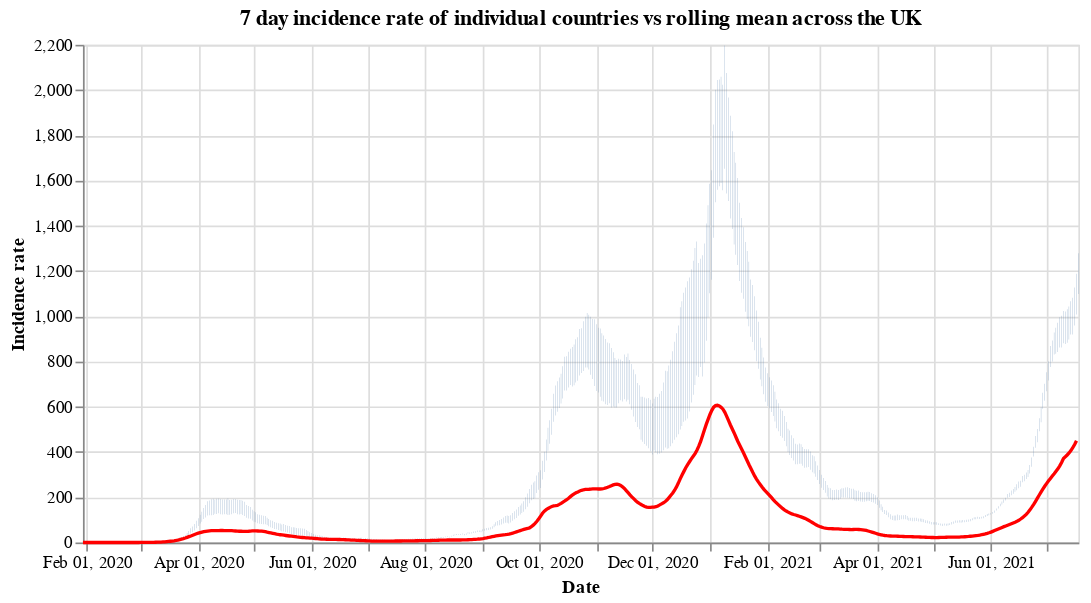

Here is the notebook cell this chart was saved with:
### Code cell
#collapse
countries = uk_cases['areaName'].unique()
countries.sort()

selection = alt.selection_single(
    name='Select',
    fields=['areaName'],
    init={'areaName': 'Wales'},
    bind={'areaName': alt.binding_select(options=countries)}
)

# scatter plot, modify opacity based on selection
bars = alt.Chart(uk_cases).mark_bar().add_selection(
    selection
).encode(
    x=alt.X("yearmonthdate(date):T", axis=alt.Axis(title='Date')),
    y=alt.Y("weeklyCasesRate:Q", axis=alt.Axis(title='Incidence rate')),
    tooltip='weeklyCasesRate:Q',
    opacity=alt.condition(selection, alt.value(1), alt.value(0))
).properties(title=f'7 day incidence rate of individual countries vs rolling mean across the UK', width=600)

line = alt.Chart(overview_cases).mark_line(
    color='red',
    size=2,
).transform_window(
    rolling_mean='mean(weeklyCasesRate)',
    frame=[0, 7]
).encode(
    x='yearmonthdate(date):T',
    y='rolling_mean:Q'
)

alt.layer(bars, line)

### Figure 1 — Vega-Lite specification as saved in the notebook (floating-point values rounded to 4 significant figures; data arrays with more than 128 entries replaced by an {"elided": "..."} marker saying what was removed)
{"config": {"view": {"continuousWidth": 400, "continuousHeight": 300}}, "layer": [{"data": {"name": "data-f837d272de24770a7fbc6bd91f9c8ff9"}, "mark": "bar", "encoding": {"opacity": {"condition": {"value": 1, "selection": "Select"}, "value": 0}, "tooltip": {"type": "quantitative", "field": "weeklyCasesRate"}, "x": {"type": "temporal", "axis": {"title": "Date"}, "field": "date", "timeUnit": "yearmonthdate"}, "y": {"type": "quantitative", "axis": {"title": "Incidence rate"}, "field": "weeklyCasesRate"}}, "selection": {"Select": {"type": "single", "fields": ["areaName"], "init": {"areaName": "Wales"}, "bind": {"areaName": {"input": "select", "options": ["England", "Northern Ireland", "Scotland", "Wales"]}}}}, "title": "7 day incidence rate of individual countries vs rolling mean across the UK", "width": 600}, {"data": {"name": "data-767d43239be8633d3fea30e2b44763ad"}, "mark": {"type": "line", "color": "red", "size": 2}, "encoding": {"x": {"type": "temporal", "field": "date", "timeUnit": "yearmonthdate"}, "y": {"type": "quantitative", "field": "rolling_mean"}}, "transform": [{"window": [{"op": "mean", "field": "weeklyCasesRate", "as": "rolling_mean"}], "frame": [0, 7]}]}], "$schema": "https://vega.github.io/schema/vega-lite/v4.8.1.json", "datasets": {"data-f837d272de24770a7fbc6bd91f9c8ff9": {"elided": "2048 records"}, "data-767d43239be8633d3fea30e2b44763ad": {"elided": "535 records"}}}
